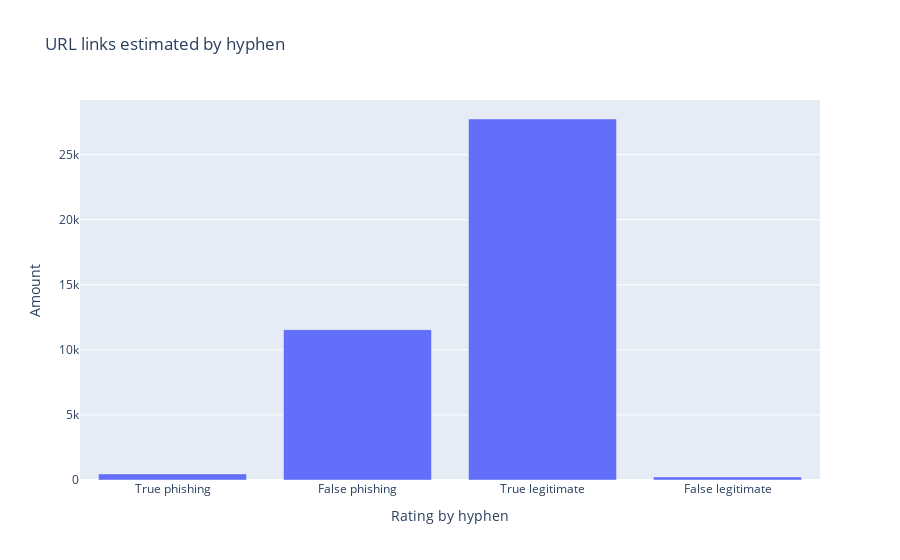

Write notebook code for a chart like this one.
### Code cell
# Plotting the dependencies by number of hyphens 

# creating lists
hyphen_number = [hyphen_true_bad, hyphen_false_bad, hyphen_true_good, hyphen_false_good]
hyphen_class = ['True phishing', 'False phishing', 'True legitimate', 'False legitimate']

#visualizing the chart
chart_hyphen = px.bar(x=hyphen_class, y=hyphen_number, title="URL links estimated by hyphen",
                     labels = {'x':'Rating by hyphen', 'y':'Amount'})
chart_hyphen.show()

### Figure 1 — Plotly figure (JSON) as saved in the notebook; plotly's stock layout.template omitted (floating-point values rounded to 4 significant figures)
{"data": [{"alignmentgroup": "True", "hovertemplate": "Rating by hyphen=%{x}<br>Amount=%{y}<extra></extra>", "legendgroup": "", "marker": {"color": "#636efa"}, "name": "", "offsetgroup": "", "orientation": "v", "showlegend": false, "textposition": "auto", "type": "bar", "x": ["True phishing", "False phishing", "True legitimate", "False legitimate"], "xaxis": "x", "y": [468, 11552, 27740, 240], "yaxis": "y"}], "layout": {"barmode": "relative", "legend": {"tracegroupgap": 0}, "title": {"text": "URL links estimated by hyphen"}, "xaxis": {"anchor": "y", "domain": [0, 1], "title": {"text": "Rating by hyphen"}}, "yaxis": {"anchor": "x", "domain": [0, 1], "title": {"text": "Amount"}}}}
